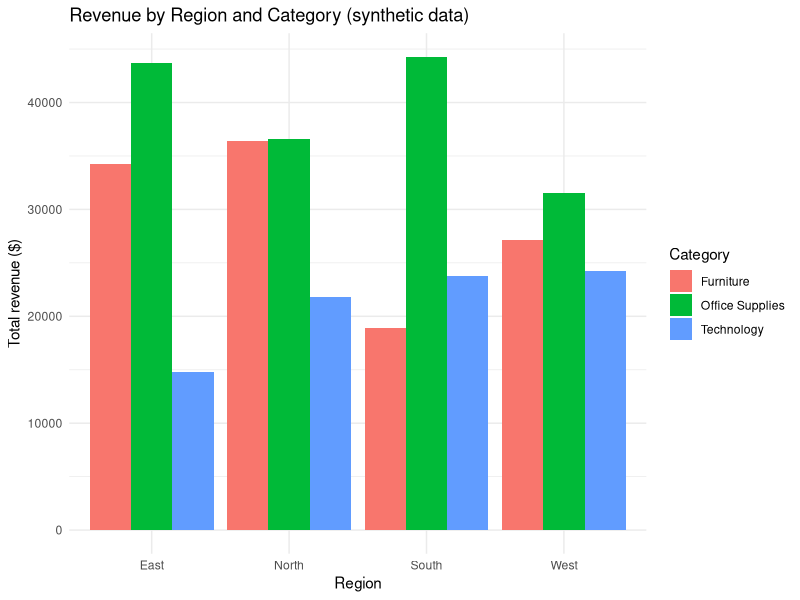

This chart was generated by the following R code:
# =============================================================================
# sales_summary.R
# Author : Nadeeka (Student ID: 664430944)
# Course : BDA400 - Data Science Tools and Techniques
# Purpose: Generate a SYNTHETIC retail sales dataset, summarise revenue by
#          region and product category, and save a table and a chart.
#
# AI Assistance Declaration: I used Claude (Anthropic, Opus 5.5) for comment
# wording and layout suggestions. All code was run and checked by me in R 4.6.1.
# =============================================================================

library(dplyr)
library(ggplot2)

# ---- 1. Settings -------------------------------------------------------------
set.seed(400)                     # makes the synthetic data reproducible
n_orders  <- 500
data_dir  <- "data"
out_dir   <- "output"
dir.create(data_dir, showWarnings = FALSE)
dir.create(out_dir,  showWarnings = FALSE)

# ---- 2. Create synthetic data ------------------------------------------------
sales <- data.frame(
  order_id   = sprintf("ORD-%04d", 1:n_orders),
  order_date = sample(seq(as.Date("2026-01-01"), as.Date("2026-06-30"), by = "day"),
                      n_orders, replace = TRUE),
  region     = sample(c("East", "West", "North", "South"), n_orders, replace = TRUE),
  category   = sample(c("Furniture", "Office Supplies", "Technology"), n_orders,
                      replace = TRUE, prob = c(0.3, 0.45, 0.25)),
  units      = sample(1:10, n_orders, replace = TRUE),
  unit_price = round(runif(n_orders, min = 5, max = 250), 2)
)
sales$revenue <- round(sales$units * sales$unit_price, 2)

write.csv(sales, file.path(data_dir, "synthetic_sales.csv"), row.names = FALSE)

# ---- 3. Summarise ------------------------------------------------------------
region_summary <- sales %>%
  group_by(region) %>%
  summarise(
    orders        = n(),
    total_units   = sum(units),
    total_revenue = sum(revenue),
    avg_order     = round(mean(revenue), 2),
    .groups = "drop"
  ) %>%
  arrange(desc(total_revenue))

category_summary <- sales %>%
  group_by(region, category) %>%
  summarise(total_revenue = sum(revenue), .groups = "drop")

write.csv(region_summary, file.path(out_dir, "region_summary.csv"), row.names = FALSE)

# ---- 4. Visualise ------------------------------------------------------------
p <- ggplot(category_summary, aes(x = region, y = total_revenue, fill = category)) +
  geom_col(position = "dodge") +
  labs(
    title = "Revenue by Region and Category (synthetic data)",
    x = "Region", y = "Total revenue ($)", fill = "Category"
  ) +
  theme_minimal()

ggsave(file.path(out_dir, "revenue_by_region.png"), p, width = 8, height = 5, dpi = 120)

print(region_summary)
message("Done: files written to '", data_dir, "/' and '", out_dir, "/'.")
